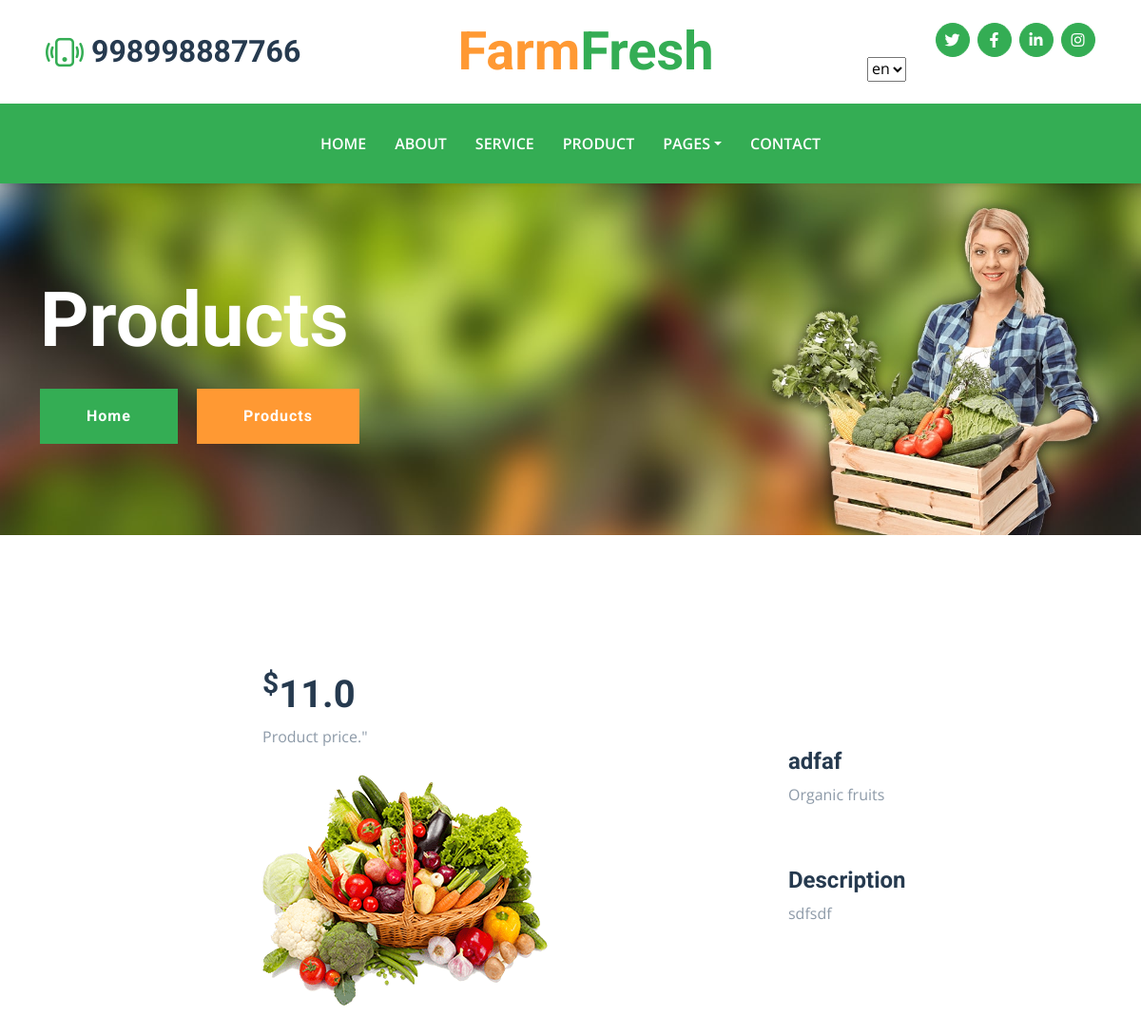
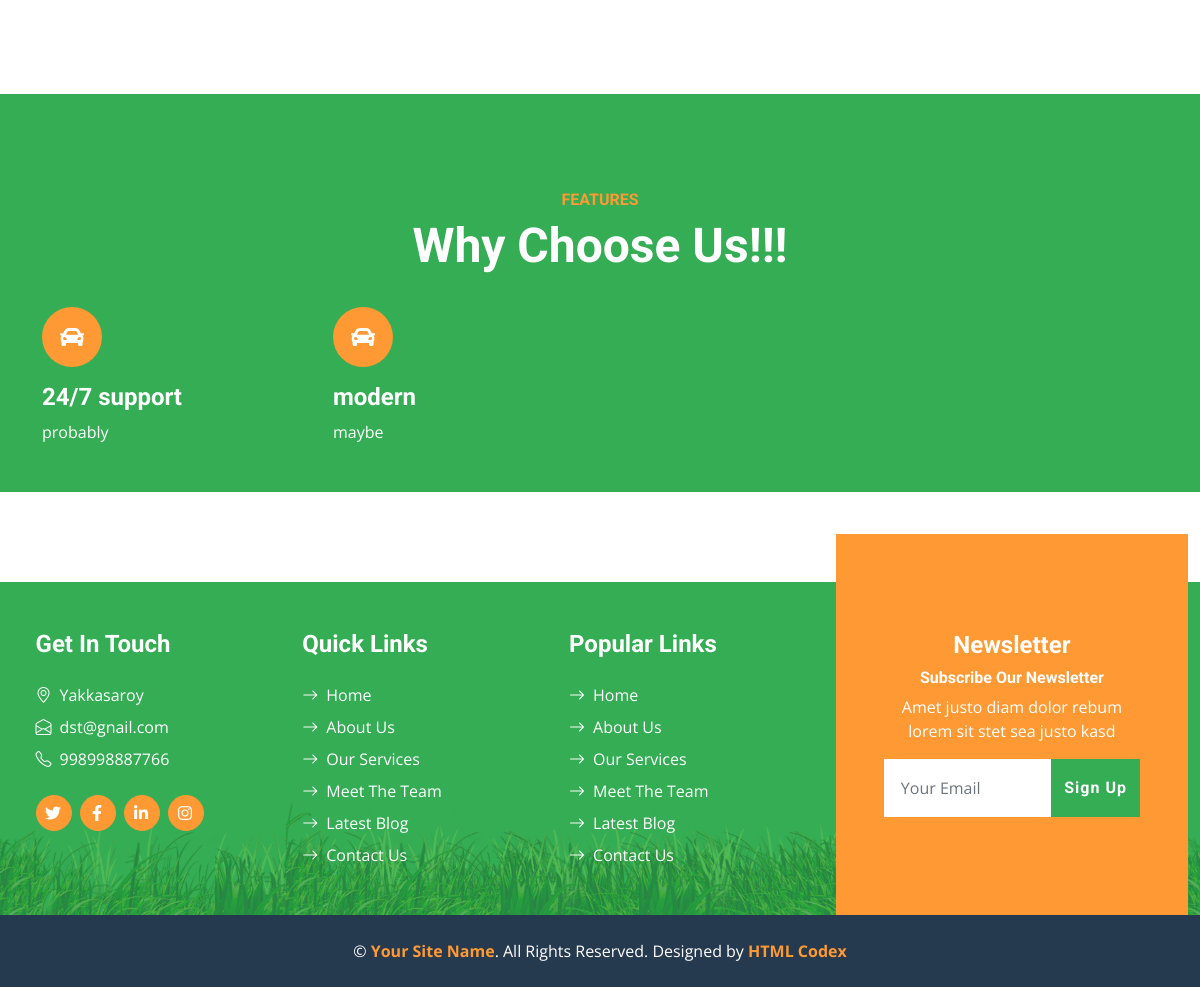
Page /product-view/2/ on the earlier database version (2 pictures, top to bottom).
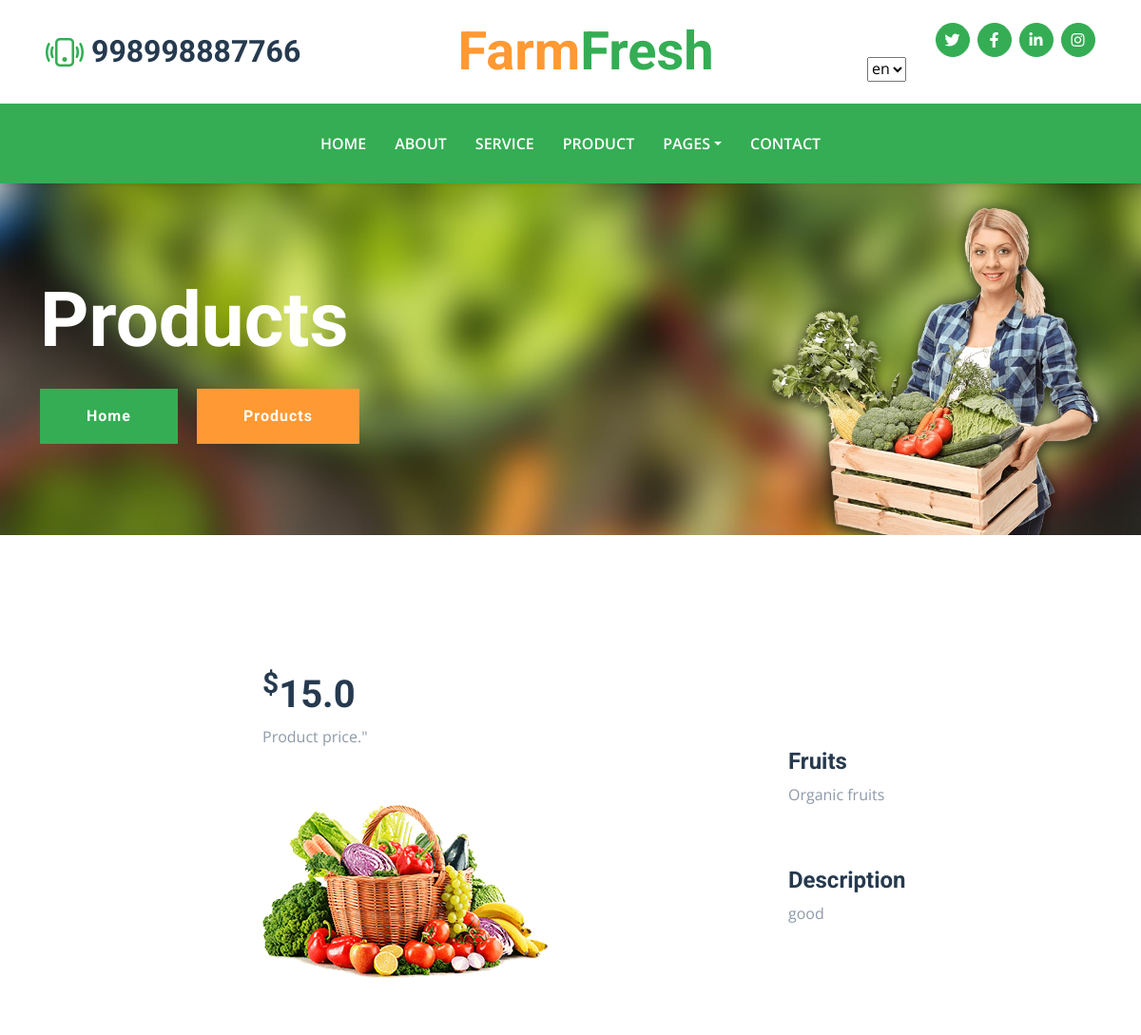
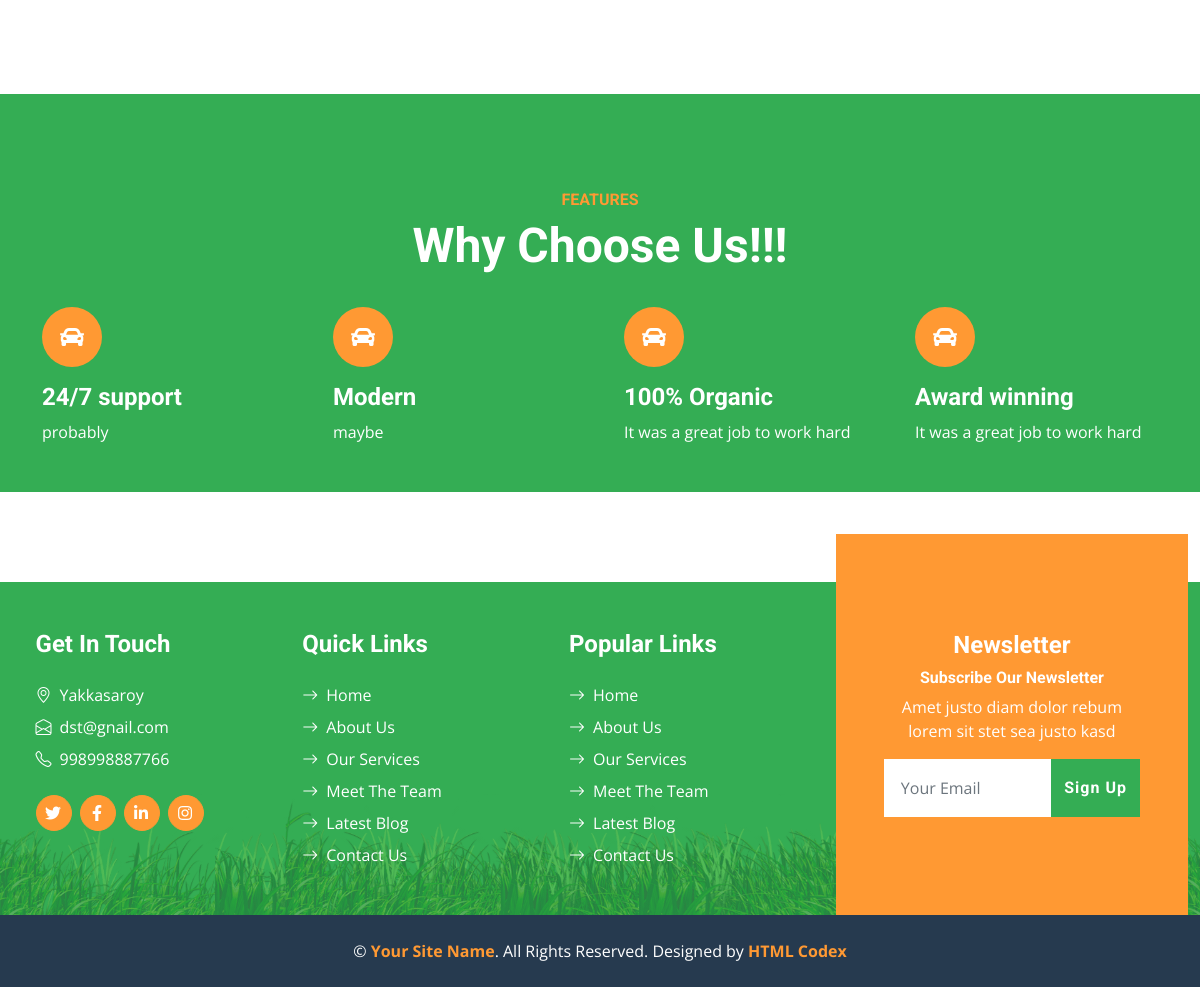
Same page on the later database version (2 pictures, top to bottom).
### farmfresh/models.py (models this page shows, shortened)
class AboutUs(models.Model):
    adress = models.CharField(max_length=255)
    email = models.EmailField()
    phone_number = models.CharField(max_length=255)
    city = models.ForeignKey(City, on_delete=models.CASCADE)
    twitter_url = models.CharField(max_length=200, null=True, blank=True)
    facebook_url = models.CharField(max_length=200, null=True, blank=True)
    linkedin_url = models.CharField(max_length=200, null=True, blank=True)
    instagram_url = models.CharField(max_length=200, null=True, blank=True)

class Product(models.Model):
    title = models.CharField(max_length=20)
    description = models.CharField(max_length=350)
    price = models.FloatField(default=0)
    product_date = models.DateTimeField()
    update_date = models.DateTimeField(auto_now=True)
    category = models.ForeignKey(Category, on_delete=models.CASCADE)
    image = models.ImageField(upload_to = 'mobile_images')
    class Meta:
        ordering = ['-product_date']

class Category(models.Model):
    name = models.CharField(max_length=100)
    def __str__(self):
        return self.name

class Feature(models.Model):
    title = models.CharField(max_length=100)
    description = models.CharField(max_length=1000)
    image = models.ImageField(upload_to = 'mobile_images', null=True, blank=True)

### farmfresh/views.py (the view)
# urls.py: path('product-view/<int:id>/', ProductView.as_view()),
class ProductView(ListView):
    model=Product
    template_name = 'all/product_view.html'
    context_object_name = 'product'
    success_url ='/'
    def get_context_data(self, **kwargs):
        context = super(ProductView, self).get_context_data(**kwargs)
        context.update({
            'AboutUs': AboutUs.objects.all(),
            'Feature': Feature.objects.all(),
        })
        return context
    def get_queryset(self):
        return Product.objects.get(id=self.kwargs.get('id'))

### templates/all/product_view.html (shortened to what this page needs)
{% extends 'base.html' %}
{% load static %}
{% block content %}
{% load i18n %}
    <div class="container-fluid bg-primary py-5 bg-hero mb-5">
        <div class="container py-5">
            <div class="row justify-content-start">
                <div class="col-lg-8 text-center text-lg-start">
                    <h1 class="display-1 text-white mb-md-4">{% trans "Products" %}</h1>
                    <a href="{%url 'index' %}" class="btn btn-primary py-md-3 px-md-5 me-3">{% trans "Home" %}</a>
                    <a href="{%url 'product' %}" class="btn btn-secondary py-md-3 px-md-5">{% trans "Products" %}</a>
                </div>
            </div>
        </div>
    </div>
    <br>
    <br>
    <br>
    <br>
    <div class="page-heading header-text">
        <div class="page">
            <div class="row">
                <div class="col-md-12">
                    <h1><sup>$</sup>{{product.price}}</h1>
                    <span>
                        {% trans "Product price." %}"
                    </span>
                </div>
            </div>
        </div>
    </div>
    <div class="services">
        <div class="page">
            <div class="row">
                <div class="col-md-7">
                    <div>
                        <img src="{{product.image.url}}" alt="" class="img-fluid wc-image">
                    </div>
                    <br>
                    <br>
                </div>
                <div class="col-md-5">
                    <div class="sidebar-item recent-posts">
                        <div class="sidebar-heading">
                            <h4>{{product.title}}</h4>
                        </div>
                        <div class="content">
                            <p>{{product.category}}</p>
                        </div>
                        <br><br>
                        <h4>Description</h4>
                        <p>{{product.description}}</p>
                    </div>
                    <br>
                </div>
            </div>
        </div>
    </div>
    <div class="container-fluid bg-primary feature py-5 pb-lg-0 my-5">
        <div class="container py-5 pb-lg-0">
            <div class="mx-auto text-center mb-3 pb-2" style="max-width: 500px;">
                <h6 class="text-uppercase text-secondary">{% trans "Features" %}</h6>
                <h1 class="display-5 text-white">{% trans "Why Choose Us!!!" %}</h1>
            </div>
            <div class="row g-5">
                {% for item in Feature %}
                <div class="col-lg-3">
                    <div class="text-white mb-5">
                        <div class="bg-secondary rounded-pill d-flex align-items-center justify-content-center mb-3"
                            style="width: 60px; height: 60px;">
                            <i class="fa fa-car fs-4 text-white"></i>
                        </div>
                        <h4 class="text-white">{{item.title}}</h4>
                        <p class="mb-0">{{item.description}}</p>
                    </div>
                </div>
                {%endfor%}
            </div>
        </div>
    </div>
    {% endblock content %}

### templates/base.html (shortened to what this page needs)
{% load static %}
{% load i18n %}
<!DOCTYPE html>
<html lang="en">
<head>
    <link href="https://cdnjs.cloudflare.com/ajax/libs/font-awesome/5.15.0/css/all.min.css" rel="stylesheet">
    <link href="https://cdn.jsdelivr.net/npm/bootstrap-icons@1.4.1/font/bootstrap-icons.css" rel="stylesheet">
    <link href="{% static 'css/assets/owl.carousel.min.css' %}" rel="stylesheet">
    <link href="{% static 'css/bootstrap.min.css' %}" rel="stylesheet">
    <link href="{% static 'css/style.css' %}" rel="stylesheet">
</head>
<body>
    <div class="container-fluid px-5 d-none d-lg-block">
        <div class="row gx-5 py-3 align-items-center">
            <div class="col-lg-3">
                <div class="d-flex align-items-center justify-content-start">
                    <i class="bi bi-phone-vibrate fs-1 text-primary me-2"></i>
                    {% for item in AboutUs %}
                    {% if item.id == 1%}
                    <h2 class="mb-0">{{item.phone_number}}</h2>
                    {%endif%}
                    {%endfor%}
                </div>
            </div>
            <div class="col-lg-6">
                <div class="d-flex align-items-center justify-content-center">
                    <a href="{% url 'index' %}" class="navbar-brand ms-lg-5">
                        <h1 class="m-0 display-4 text-primary"><span class="text-secondary">{% trans "Farm" %}</span>{% trans "Fresh"%}</h1>
                    </a>
                </div>
            </div>
            <div class="col-lg-3">
                {% for item in AboutUs %}
                {% if item.id == 1 %}
                <div class="d-flex align-items-center justify-content-end">
                    <a class="btn btn-primary btn-square rounded-circle me-2" href="{{item.twitter_url}}"><i class="fab fa-twitter"></i></a>
                    <a class="btn btn-primary btn-square rounded-circle me-2" href="{{item.facebook_url}}"><i class="fab fa-facebook-f"></i></a>
                    <a class="btn btn-primary btn-square rounded-circle me-2" href="{{item.linkedin_url}}"><i class="fab fa-linkedin-in"></i></a>
                    <a class="btn btn-primary btn-square rounded-circle" href="{{item.instagram_url}}"><i class="fab fa-instagram"></i></a>
                </div>
                {%endif%}
                {%endfor%}
                <div class="header-content">
                    <form action="{% url 'set_language' %}" method="post">
                        <select class="selectpicker" name="language" style="width: auto;" onchange="this.form.submit()">
                            {% get_current_language as LANGUAGE_CODE %}
                            {% get_available_languages as LANGUAGES %}
                            {% get_language_info_list for LANGUAGES as languages %}
                            {% for language in languages %}
                            <option value="{{ language.code }}" {% if language.code == LANGUAGE_CODE %} selected="selected" {% endif %}
                                data-content='<img src="/static/images/flags/{{ language.code }}.gif"></span>
                                <span style="display:inline-block; width:100px; padding-left: 10px; text-shadow:none">
                                  {{ language.name_local }}
                                </span>'>
                                {{ language.code }}
                            </option>
                            {% endfor %}
                        </select>
                    </form>
                </div>
            </div>
        </div>
    </div>
    <nav class="navbar navbar-expand-lg bg-primary navbar-dark shadow-sm py-3 py-lg-0 px-3 px-lg-5">
        <div class="collapse navbar-collapse" id="navbarCollapse">
            <div class="navbar-nav mx-auto py-0">
                <a href="{% url 'index' %}" class="nav-item nav-link">{% trans "Home" %}</a>
                <a href="{% url 'about' %}" class="nav-item nav-link">{% trans "About" %}</a>
                <a href="{% url 'service' %}" class="nav-item nav-link">{% trans "Service" %}</a>
                <a href="{% url 'product' %}" class="nav-item nav-link">{% trans "Product" %}</a>
                <div class="nav-item dropdown">
                    <a href="#" class="nav-link dropdown-toggle" data-bs-toggle="dropdown">{% trans "Pages" %}</a>
                </div>
                <a href="{% url 'contact' %}" class="nav-item nav-link">{% trans "Contact" %}</a>
            </div>
        </div>
    </nav>
    {% block content %}{% endblock content %}
    <div class="container-fluid bg-footer bg-primary text-white mt-5">
        <div class="footer">
            <div class="row gx-5">
                <div class="col-lg-8 col-md-6">
                    <div class="row gx-5">
                        <div class="col-lg-4 col-md-12 pt-5 mb-5">
                            {% for item in AboutUs %}
                            {% if item.id == 1 %}
                            <h4 class="text-white mb-4">{% trans "Get In Touch" %}</h4>
                            <div class="d-flex mb-2">
                                <i class="bi bi-geo-alt text-white me-2"></i>
                                <p class="text-white mb-0">{{item.adress}}</p>
                            </div>
                            <div class="d-flex mb-2">
                                <i class="bi bi-envelope-open text-white me-2"></i>
                                <p class="text-white mb-0">{{item.email}}</p>
                            </div>
                            <div class="d-flex mb-2">
                                <i class="bi bi-telephone text-white me-2"></i>
                                <p class="text-white mb-0">{{item.phone_number}}</p>
                            </div>
                            <div class="d-flex mt-4">
                                <a class="btn btn-secondary btn-square rounded-circle me-2"
                                    href="{{item.twitter_url}}"><i class="fab fa-twitter"></i></a>
                                <a class="btn btn-secondary btn-square rounded-circle me-2"
                                    href="{{item.facebook_url}}"><i class="fab fa-facebook-f"></i></a>
                                <a class="btn btn-secondary btn-square rounded-circle me-2"
                                    href="{{item.linkedin_url}}"><i class="fab fa-linkedin-in"></i></a>
                                <a class="btn btn-secondary btn-square rounded-circle" href="{{item.instagram_url}}"><i
                                    class="fab fa-instagram"></i></a>
                            </div>
                            {%endif%}
                            {%endfor%}
                        </div>
                        <div class="col-lg-4 col-md-12 pt-0 pt-lg-5 mb-5">
                            <h4 class="text-white mb-4">{% trans "Quick Links" %}</h4>
                            <div class="d-flex flex-column justify-content-start">
                                <a class="text-white mb-2" href="{% url 'index' %}"><i
                                        class="bi bi-arrow-right text-white me-2"></i>{% trans "Home" %}</a>
                                <a class="text-white mb-2" href="{% url 'about' %}"><i
                                        class="bi bi-arrow-right text-white me-2"></i>{% trans "About Us" %}</a>
                                <a class="text-white mb-2" href="{% url 'service' %}"><i
                                        class="bi bi-arrow-right text-white me-2"></i>{% trans "Our Services" %}</a>
                                <a class="text-white mb-2" href="{% url 'team' %}"><i
                                        class="bi bi-arrow-right text-white me-2"></i>{% trans "Meet The Team" %}</a>
                                <a class="text-white mb-2" href="{% url 'blog' %}"><i
                                        class="bi bi-arrow-right text-white me-2"></i>{% trans "Latest Blog" %}</a>
                                <a class="text-white" href="{% url 'contact' %}"><i
                                        class="bi bi-arrow-right text-white me-2"></i>{% trans "Contact Us" %}</a>
                            </div>
                        </div>
                        <div class="col-lg-4 col-md-12 pt-0 pt-lg-5 mb-5">
                            <h4 class="text-white mb-4">{% trans "Popular Links" %}</h4>
                            <div class="d-flex flex-column justify-content-start">
                                <a class="text-white mb-2" href="{% url 'index' %}"><i
                                        class="bi bi-arrow-right text-white me-2"></i>{% trans "Home" %}</a>
                                <a class="text-white mb-2" href="{% url 'about' %}"><i
                                        class="bi bi-arrow-right text-white me-2"></i>{% trans "About Us" %}</a>
                                <a class="text-white mb-2" href="{% url 'service' %}"><i
                                        class="bi bi-arrow-right text-white me-2"></i>{% trans "Our Services" %}</a>
                                <a class="text-white mb-2" href="{% url 'team' %}"><i
                                        class="bi bi-arrow-right text-white me-2"></i>{% trans "Meet The Team" %}</a>
                                <a class="text-white mb-2" href="{% url 'blog' %}"><i
                                        class="bi bi-arrow-right text-white me-2"></i>{% trans "Latest Blog" %}</a>
                                <a class="text-white" href="{% url 'contact' %}"><i
                                        class="bi bi-arrow-right text-white me-2"></i>{% trans "Contact Us" %}</a>
                            </div>
                        </div>
                    </div>
                </div>
                <div class="col-lg-4 col-md-6 mt-lg-n5">
                    <div class="d-flex flex-column align-items-center justify-content-center text-center h-100 bg-secondary p-5">
                        <h4 class="text-white">{% trans "Newsletter" %}</h4>
                        <h6 class="text-white">{% trans "Subscribe Our Newsletter" %}</h6>
                        <p>{% trans "Amet justo diam dolor rebum lorem sit stet sea justo kasd" %}</p>
                        <form action="#" method="POST">
                            <div class="input-group">
                                <input type="text" name = email class="form-control border-white p-3" placeholder="Your Email">
                                <button class="btn btn-primary">{% trans "Sign Up" %} </button>
                            </div>
                        </form>
                    </div>
                </div>
            </div>
        </div>
    </div>
    <div class="container-fluid bg-dark text-white py-4">
        <div class="container text-center">
            <p class="mb-0">&copy; <a class="text-secondary fw-bold" href="#">Your Site Name</a>. All Rights Reserved.
                Designed by <a class="text-secondary fw-bold" href="https://htmlcodex.com">HTML Codex</a></p>
        </div>
    </div>
</body>
</html>

Differences in the rows shown:
changed Product "Organic fruits": price "11.0" → "15.0"; image: a different picture; title "adfaf" → "Fruits"; description "sdfsdf" → "good"
changed Feature "maybe": title "modern" → "Modern"
added Feature: title "100% Organic", description "It was a great job to work hard"
added Feature: title "Award winning", description "It was a great job to work hard"
